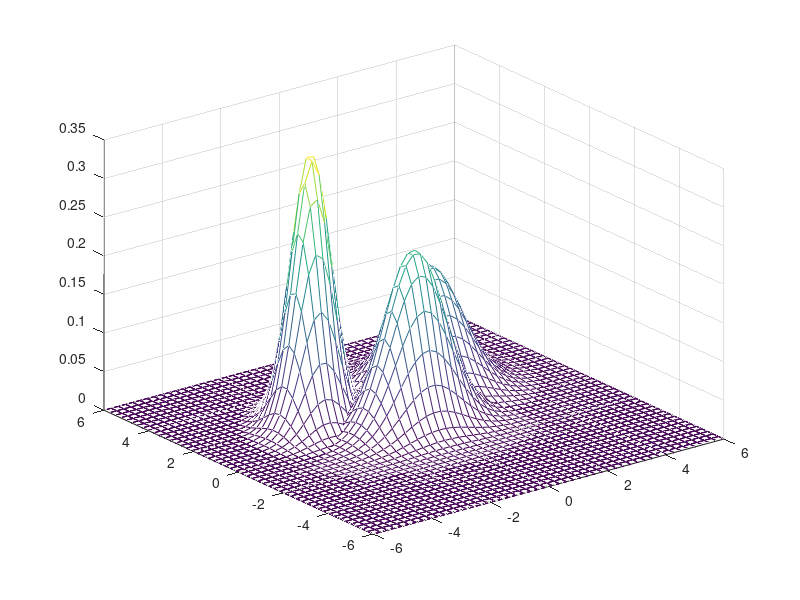

This figure's MATLAB source:
mu = [0, 0]
sigma = [1, 0.1; 0.1, 0.5]
mu2 = [2, 2]
sigma2 = [1, 0.1; 0.1, 1.0]
mu3 = [-2, 2]
sigma3 = [0.5, 0.2; 0.2, 0.5]

[X, Y] = meshgrid (linspace (-6, 6, 50))
XY = [X(:), Y(:)]
Z = mvnpdf (XY, mu, sigma)
Z2 = mvnpdf (XY, mu2, sigma2)
Z3 = mvnpdf (XY, mu3, sigma3)
mesh (X, Y, reshape (Z, size (X)))
hold on
mesh (X, Y, reshape (Z2, size (X)))
hold on
mesh (X, Y, reshape (Z3, size (X)))



hold off
